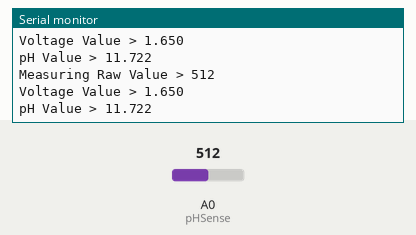
Bench run of a sketch on a simulated Arduino Uno, built with avr-gcc and run on an emulated ATmega328P. Shown: the last lines printed to the serial monitor. The inputs (shaded band) are chosen by the test bench; at power-on: A0 (pHSense) = 512.

Above: at 1.3 s.
1.4 s: A0 (pHSense) set to 716
At 1.97 s:
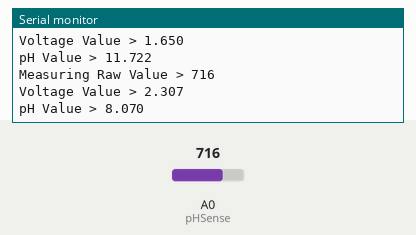
2.9 s: A0 (pHSense) set to 900
At 3.49 s:
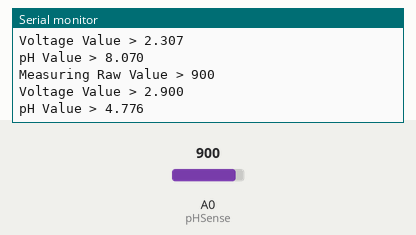
Timing chart, 0 to 5.9 s (numbered marks = the images above; inputs shaded):
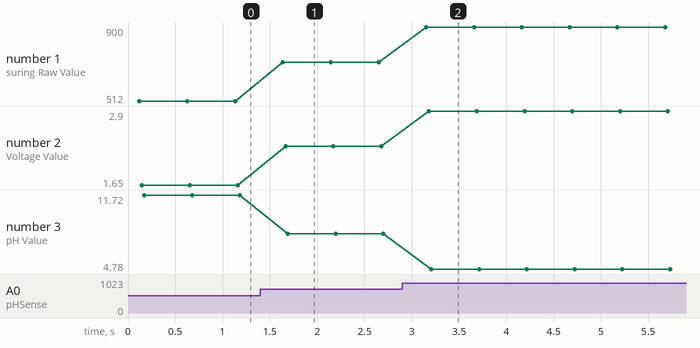

The sketch:

test01.ino
```cpp
#include <Wire.h>
int pHSense = A0;
void setup() {
  Serial.begin(9600);
  delay(100);
  Serial.println("PH SENSOR MODULE");
}
void loop() {
  int measuringVal = analogRead(pHSense);
  Serial.print("Measuring Raw Value > ");
  Serial.println(measuringVal);
  double vltValue = 3.3 / 1024.0 * measuringVal;
  Serial.print("Voltage Value > ");
  Serial.print(vltValue, 3);
  float P0 = 7 + ((2.5 - vltValue) / 0.18);
  Serial.println("");
  Serial.print("pH Value > ");
  Serial.println(P0, 3);
  Serial.println("");
  delay(500);
}
```

Measured:
- after the input at 1.4 s, the serial monitor: prints a new line after 0.24 s (image 1)
- after the input at 2.9 s, the serial monitor: prints a new line after 0.25 s (image 2)
- plotted number 1: 512 → 716 after the input at 1.4 s, 716 → 900 after the input at 2.9 s
- plotted number 2: 1.65 → 2.31 after the input at 1.4 s, 2.31 → 2.9 after the input at 2.9 s
- plotted number 3: 11.72 → 8.07 after the input at 1.4 s, 8.07 → 4.78 after the input at 2.9 s
